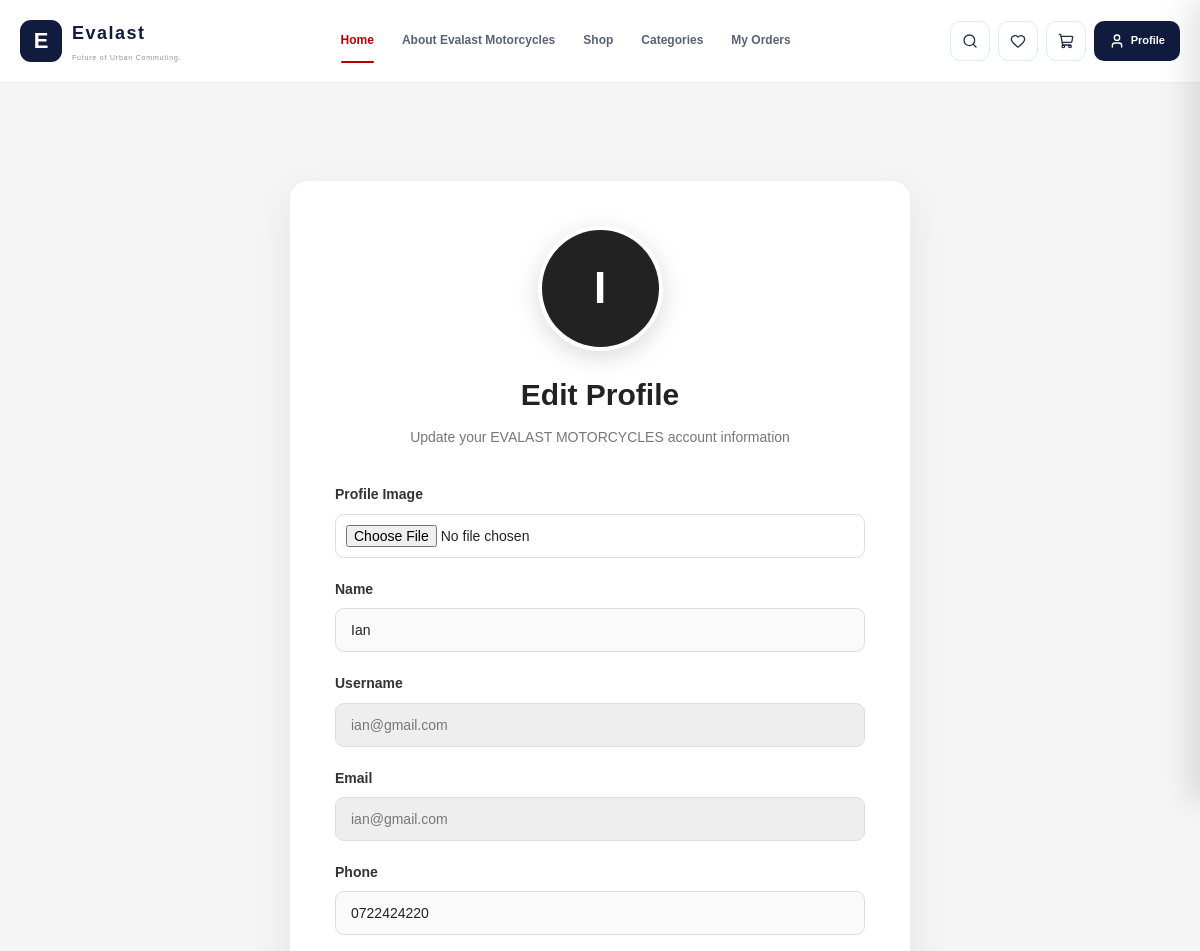
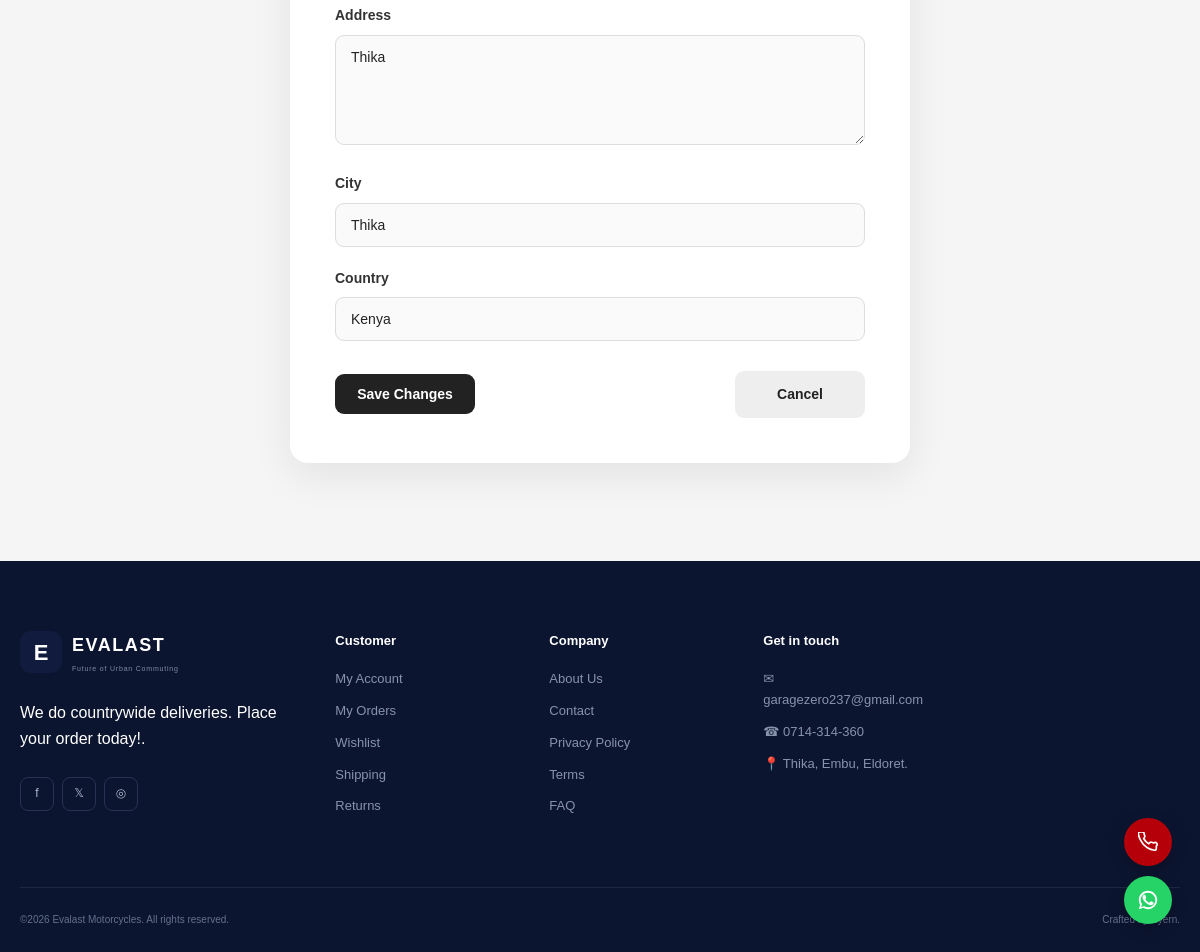
The page /edit_profile/ (signed in) on the database its author committed (2 pictures, top to bottom).
### app/models.py (models this page shows, shortened)
class CustomerProfile(models.Model):
    user = models.OneToOneField(
        User,
        on_delete=models.CASCADE,
        related_name='profile'
    )
    full_name = models.CharField(
        max_length=150,
        blank=True,
        null=True
    )
    profile_image = models.ImageField(
        upload_to='profiles/',
        blank=True,
        null=True
    )
    phone = models.CharField(
        max_length=30,
        blank=True,
        null=True
    )
    address = models.TextField(
        blank=True,
        null=True
    )
    city = models.CharField(
        max_length=100,
        blank=True,
        null=True
    )
    country = models.CharField(
        max_length=100,
        blank=True,
        null=True
    )

### app/views/client_views.py (the view, shortened to what this page needs)
# urls.py: path('edit_profile/',
@login_required
def edit_profile(request):
    if request.user.is_staff:
        messages.warning(
            request,
            'Admin account cannot access customer profile'
        )
        return redirect("dashboard")
    profile, created = CustomerProfile.objects.get_or_create(user=request.user)
    return render(
        request,
        "website/edit_profile.html",
        {
            "profile": profile,
        }
    )

### app/views/client_views.py (called while the page is built)
def cart_count(request):
    if request.user.is_authenticated:
        try:
            cart = Cart.objects.get(user=request.user)
            count = sum(
                item.quantity
                for item in cart.items.all()
            )
        except Cart.DoesNotExist:
            count = 0
    else:
        count = 0
    return {
        'cart_count': count
    }

def wishlist_count(request):
    if request.user.is_authenticated:
        count = Wishlist.objects.filter(
            user=request.user
        ).count()
    else:
        count = 0
    return {
        'wishlist_count': count
    }

### templates/website/edit_profile.html (shortened to what this page needs)
{% extends 'website/base.html' %}
{% load static %}
{% block extra_css %}
    <link rel="stylesheet" href="{% static 'website/css/profile.css' %}">
{% endblock %}
{% block main %}
<div class="profile-container">
    <div class="profile-card">
        <div class="profile-header">
            <div class="profile-image">
                {% if profile.profile_image %}
                    <img
                        src="{{ profile.profile_image.url }}"
                        alt="Profile Image"
                    >
                {% else %}
                    <div class="default-profile">
                        {% if profile.full_name %}
                            {{ profile.full_name|first|upper }}
                        {% else %}
                            {{ user.username|first|upper }}
                        {% endif %}
                    </div>
                {% endif %}
            </div>
            <h1>Edit Profile</h1>
            <p>
                Update your EVALAST MOTORCYCLES account information
            </p>
        </div>
        <form method="POST" enctype="multipart/form-data">
            <div class="edit-group">
                <label for="profile_image">
                    Profile Image
                </label>
                <input
                    type="file"
                    id="profile_image"
                    name="profile_image"
                    accept="image/*"
                >
            </div>
            <div class="edit-group">
                <label for="name">
                    Name
                </label>
                <input
                    type="text"
                    id="name"
                    name="name"
                    value="{{ profile.full_name|default:'' }}"
                    placeholder="Enter your name"
                >
            </div>
            <div class="edit-group">
                <label for="username">
                    Username
                </label>
                <input
                    type="text"
                    id="username"
                    value="{{ user.username }}"
                    readonly
                >
            </div>
            <div class="edit-group">
                <label for="email">
                    Email
                </label>
                <input
                    type="email"
                    id="email"
                    value="{{ user.email }}"
                    readonly
                >
            </div>
            <div class="edit-group">
                <label for="phone">
                    Phone
                </label>
                <input
                    type="text"
                    id="phone"
                    name="phone"
                    value="{{ profile.phone|default:'' }}"
                    placeholder="Enter your phone number"
                >
            </div>
            <div class="edit-group">
                <label for="address">
                    Address
                </label>
                <textarea
                    id="address"
                    name="address"
                    placeholder="Enter your address"
                >{{ profile.address|default:'' }}</textarea>
            </div>
            <div class="edit-group">
                <label for="city">
                    City
                </label>
                <input
                    type="text"
                    id="city"
                    name="city"
                    value="{{ profile.city|default:'' }}"
                    placeholder="Enter your city"
                >
            </div>
            <div class="edit-group">
                <label for="country">
                    Country
                </label>
                <input
                    type="text"
                    id="country"
                    name="country"
                    value="{{ profile.country|default:'' }}"
                    placeholder="Enter your country"
                >
            </div>
            <div class="profile-actions">
                <button type="submit">
                    Save Changes
                </button>
                <a href="{% url 'profile' %}">
                    Cancel
                </a>
            </div>
        </form>
    </div>
</div>
{% endblock %}

### static/website/css/home.css (style rules this page uses)
:root { --primary: #172554; --primary-light: #B50009; --accent: #f59e0b; --accent-dark: #d97706; --dark: #111827; --text: #374151; --muted: #6b7280; --white: #ffffff; --light: #f8fafc; --border: #e5e7eb; --radius-sm: 10px; --radius-md: 16px; --radius-lg: 24px; --shadow-sm: 0 5px 20px rgba(15, 23, 42, .06); --shadow-md: 0 15px 40px rgba(15, 23, 42, .10); --shadow-lg: 0 25px 70px rgba(15, 23, 42, .15); }
* { margin: 0; padding: 0; box-sizing: border-box; }
html { scroll-behavior: smooth; }
body { font-family: "Inter", "Poppins", Arial, sans-serif; background: var(--white); color: var(--dark); line-height: 1.6; }
a { text-decoration: none; color: inherit; }
button, input { font-family: inherit; }

### static/website/css/profile.css (style rules this page uses)
* { margin: 0; padding: 0; box-sizing: border-box; }
body { font-family: Arial, sans-serif; background: #f5f5f5; color: #222; }
.profile-container { min-height: calc(100vh - 80px); display: flex; justify-content: center; align-items: center; padding: 50px 20px; }
.profile-card { width: 100%; max-width: 620px; background: #fff; padding: 45px; border-radius: 18px; box-shadow: 0 12px 40px rgba(0, 0, 0, 0.08); }
.profile-header { text-align: center; margin-bottom: 35px; }
.profile-image { width: 125px; height: 125px; margin: 0 auto 20px; border-radius: 50%; overflow: hidden; border: 4px solid #fff; box-shadow: 0 6px 25px rgba(0, 0, 0, 0.15); }
.default-profile { width: 100%; height: 100%; display: flex; align-items: center; justify-content: center; background: #222; color: #fff; font-size: 44px; font-weight: 600; text-transform: uppercase; }
.profile-header h1 { font-size: 30px; font-weight: 600; margin-bottom: 7px; }
.profile-header p { color: #777; font-size: 14px; }
.profile-actions { display: flex; justify-content: space-between; align-items: center; gap: 15px; margin-top: 30px; }
.profile-actions a { display: inline-flex; justify-content: center; align-items: center; min-width: 130px; padding: 12px 20px; border-radius: 9px; text-decoration: none; font-size: 14px; font-weight: 600; transition: 0.2s ease; }
.profile-actions a:last-child { background: #eeeeee; color: #222; }
.edit-group { margin-bottom: 20px; }
.edit-group label { display: block; margin-bottom: 8px; color: #333; font-size: 14px; font-weight: 600; }
.edit-group input, .edit-group textarea { width: 100%; padding: 13px 15px; border: 1px solid #ddd; border-radius: 9px; background: #fafafa; color: #222; font-family: inherit; font-size: 14px; outline: none; transition: 0.2s ease; }
.edit-group textarea { min-height: 110px; resize: vertical; }
.edit-group input[readonly] { background: #eeeeee; color: #777; cursor: not-allowed; }
.edit-group input[type="file"] { padding: 10px; background: #fff; cursor: pointer; }
.profile-actions button { min-width: 140px; padding: 12px 20px; border: none; border-radius: 9px; background: #222; color: #fff; font-size: 14px; font-weight: 600; cursor: pointer; transition: 0.2s ease; }

### rows shown on the page
CustomerProfile: full_name|first "I", name "Ian", phone "0722424220", address "Thika", city "Thika", country "Kenya"
